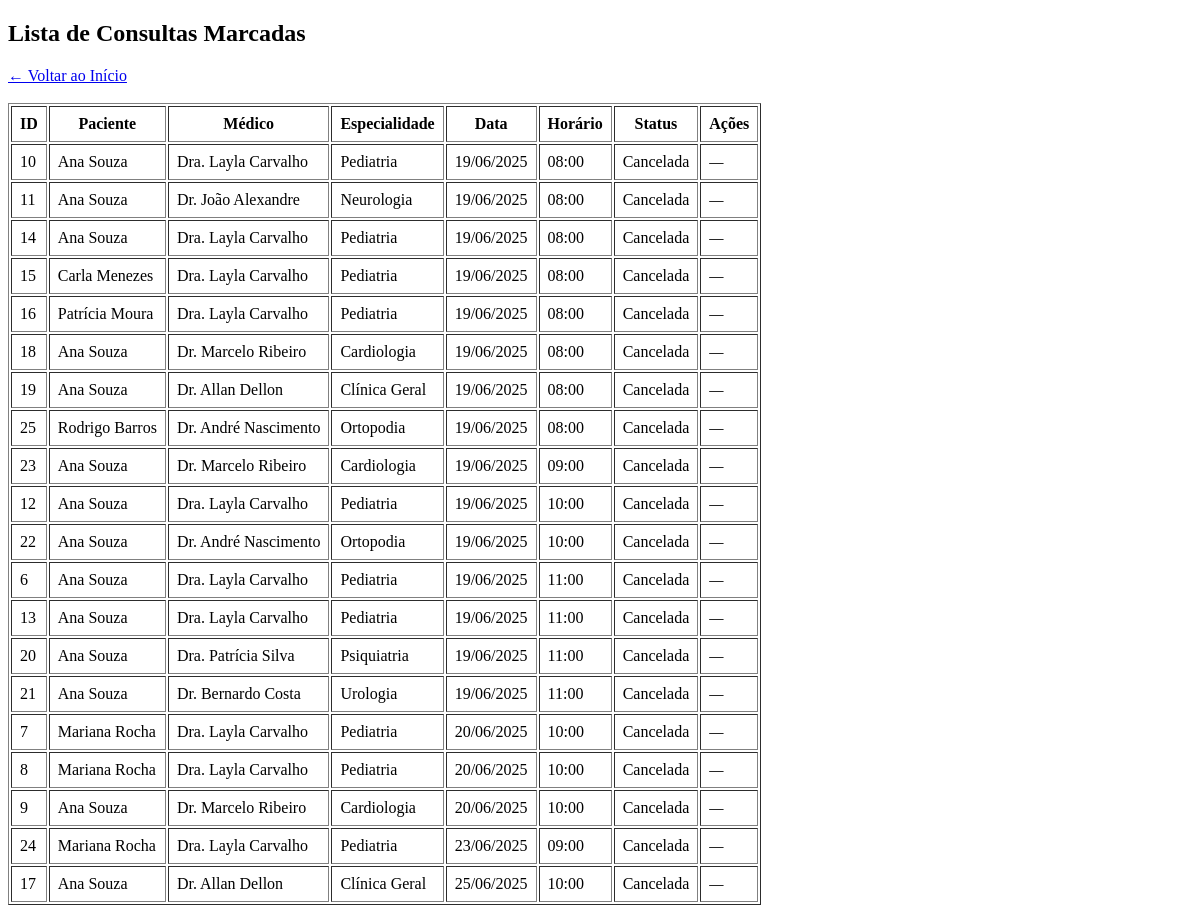
Before: /consultas (signed in) with the older database file.
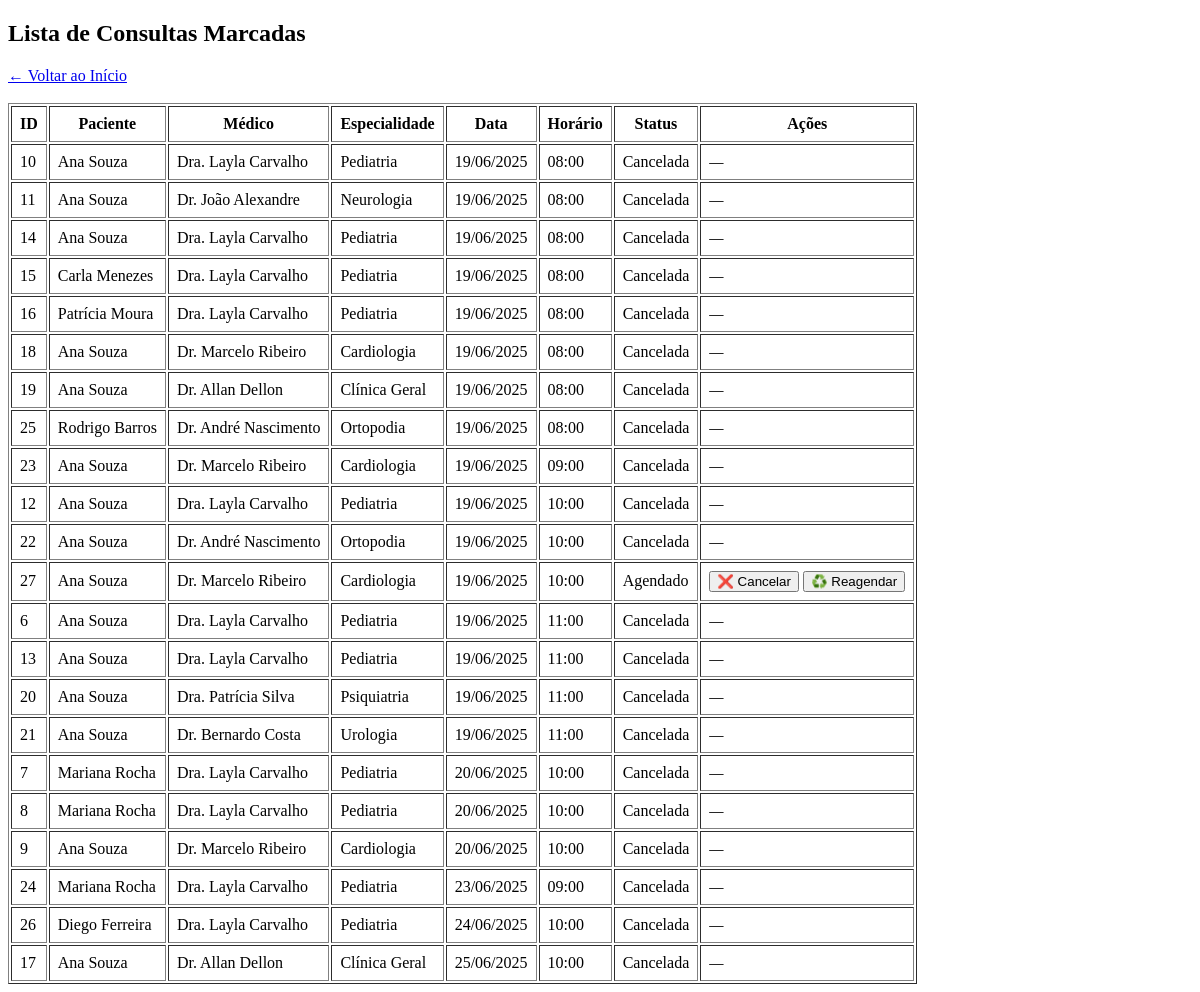
After: the same page with the newer database file.
### tables this page shows
CREATE TABLE consulta (
    id INTEGER PRIMARY KEY AUTOINCREMENT,
    usuario_id INTEGER NOT NULL,
    agenda_id INTEGER NOT NULL,
    status TEXT NOT NULL,
    criado_em TEXT DEFAULT CURRENT_TIMESTAMP,
    FOREIGN KEY (usuario_id) REFERENCES usuario(id),
    FOREIGN KEY (agenda_id) REFERENCES agenda(id)
);

CREATE TABLE usuario (
    id INTEGER PRIMARY KEY AUTOINCREMENT,
    nome TEXT NOT NULL,
    email TEXT NOT NULL UNIQUE,
    senha_hash TEXT NOT NULL
);

CREATE TABLE "medico" (
	"id"	INTEGER,
	"nome"	TEXT NOT NULL,
	"especialidade"	TEXT NOT NULL,
	PRIMARY KEY("id" AUTOINCREMENT)
);

CREATE TABLE agenda (
    id INTEGER PRIMARY KEY AUTOINCREMENT,
    medico_id INTEGER NOT NULL,
    data TEXT NOT NULL,
    horario TEXT NOT NULL,
    vagas_totais INTEGER NOT NULL,
    vagas_ocupadas INTEGER DEFAULT 0,
    FOREIGN KEY (medico_id) REFERENCES medico(id)
);

### app.py (the view)
@app.route('/consultas')
def listar_consultas():
    if 'atendente_id' not in session:
        return redirect(url_for('login'))
    conn = get_db_connection()
    cursor = conn.cursor()
    cursor.execute('''
        SELECT c.id, u.nome AS paciente, m.nome AS medico, m.especialidade,
           a.data, a.horario, c.status
        FROM consulta c
        JOIN usuario u ON c.usuario_id = u.id
        JOIN agenda a ON c.agenda_id = a.id
        JOIN medico m ON a.medico_id = m.id
        ORDER BY a.data ASC, a.horario ASC
    ''')
    consultas = cursor.fetchall()
    from datetime import datetime
    consultas_formatadas = []
    for c in consultas:
        c_dict = dict(c)  # converte para dicionário editável
        c_dict['data'] = datetime.strptime(c_dict['data'], '%Y-%m-%d')
        consultas_formatadas.append(c_dict)
    conn.close()
    return render_template('consultas.html', consultas=consultas_formatadas)

### app.py (called while the page is built)
@app.template_filter('strftime')
def format_datetime(value, format='%d/%m/%Y'):
    if isinstance(value, datetime):
        return value.strftime(format)
    return value  # Se não for datetime, retorna como está

def get_db_connection():
    conn = sqlite3.connect('clinica.db')
    conn.row_factory = sqlite3.Row
    return conn

### templates/consultas.html (shortened to what this page needs)
<!DOCTYPE html>
<html lang="pt-BR">
<head>
</head>
<body>
    <h2>Lista de Consultas Marcadas</h2>
    <a href="{{ url_for('home') }}">← Voltar ao Início</a><br><br>
    {% if consultas %}
        <table border="1" cellpadding="8">
            <thead>
                <tr>
                    <th>ID</th>
                    <th>Paciente</th>
                    <th>Médico</th>
                    <th>Especialidade</th>
                    <th>Data</th>
                    <th>Horário</th>
                    <th>Status</th>
                    <th>Ações</th>
                </tr>
            </thead>
            <tbody>
                {% for c in consultas %}
                <tr>
                    <td>{{ c['id'] }}</td>
                    <td>{{ c['paciente'] }}</td>
                    <td>{{ c['medico'] }}</td>
                    <td>{{ c['especialidade'] }}</td>
                    <td>{{ c['data']|strftime('%d/%m/%Y') }}</td>
                    <td>{{ c['horario'] }}</td>
                    <td>{{ c['status'] }}</td>
                    <td>
                        {% if c['status'] in ['Agendado', 'Reagendado'] %}
                            <form action="{{ url_for('cancelar_consulta', consulta_id=c['id']) }}" method="POST" style="display:inline;">
                                <button type="submit" onclick="return confirm('Tem certeza que deseja cancelar esta consulta?')">❌ Cancelar</button>
                            </form>
                            <form action="{{ url_for('reagendar_consulta', consulta_id=c['id']) }}" method="GET" style="display:inline;">
                                <button type="submit">♻️ Reagendar</button>
                            </form>
                        {% else %}
                            <em>—</em>
                        {% endif %}
                    </td>
                </tr>
                {% endfor %}
            </tbody>
        </table>
    {% else %}
        <p>Nenhuma consulta agendada até o momento.</p>
    {% endif %}
</body>
</html>

Changed rows visible on the page:
added consulta: id "27", paciente "Ana Souza", medico "Dr. Marcelo Ribeiro", especialidade "Cardiologia", data|strftime "19/06/2025", horario "10:00", status "Agendado"
added consulta: id "26", paciente "Diego Ferreira", medico "Dra. Layla Carvalho", especialidade "Pediatria", data|strftime "24/06/2025", horario "10:00", status "Cancelada"
